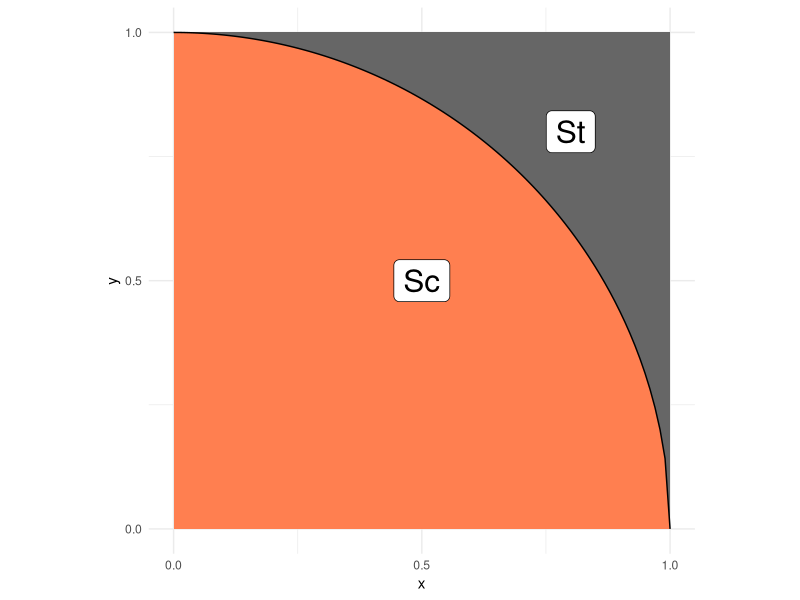

Source code (R):
## ---- chunk 1
library(tidyverse)
## ---- chunk 2
## NOTE: No need to edit; this visual helps explain the pi estimation scheme
tibble(x = seq(0, 1, length.out = 100)) %>%
  mutate(y = sqrt(1 - x^2)) %>%

  ggplot(aes(x, y)) +
  annotate(
    "rect",
    xmin = 0, ymin = 0, xmax = 1, ymax = 1,
    fill = "grey40",
    size = 1
  ) +
  geom_ribbon(aes(ymin = 0, ymax = y), fill = "coral") +
  geom_line() +
  annotate(
    "label",
    x = 0.5, y = 0.5, label = "Sc",
    size = 8
  ) +
  annotate(
    "label",
    x = 0.8, y = 0.8, label = "St",
    size = 8
  ) +
  scale_x_continuous(breaks = c(0, 1/2, 1)) +
  scale_y_continuous(breaks = c(0, 1/2, 1)) +
  theme_minimal() +
  coord_fixed()
## ---- chunk 3
## TASK: Choose a sample size and generate samples
set.seed(101)
n <- 10e4
x = runif(n)
y = runif(n)


df_q1 <-
  tibble(
  x,
  y
  ) %>%
  mutate(in_circle = (x^2 + y^2 < 1))
 
df_q1
## ---- chunk 4
## TASK: Estimate pi using your data from q1
df_q2 <- df_q1 %>%
  summarize(n = n(), count_in_circle = sum(in_circle), stat = 4 * count_in_circle / n)
df_q2
## ---- chunk 5
q95 <- qnorm(1 - (1 - 0.95) / 2)

sd = 4 * sd(df_q1$in_circle)
se = sd / sqrt(n)

lo <- df_q2$stat - q95 * se
hi <- df_q2$stat + q95 * se
tibble(CI_low = lo, CI_high = hi)

